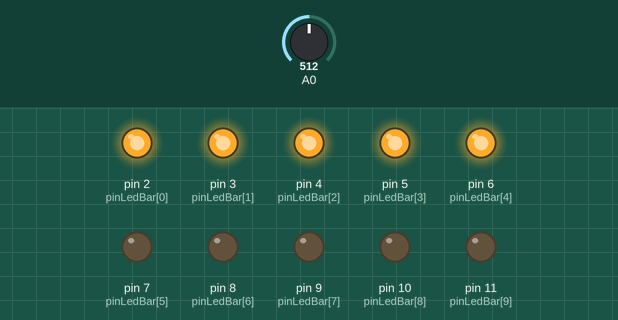
Simulated run of this sketch. Board: Arduino Uno, built with avr-gcc and run on an emulated ATmega328P. Shown: output pins drawn as LEDs (lit = HIGH). The inputs (shaded band) are chosen by the test bench; at power-on: A0 = 512.

Above: at 1.2 s.
1.3 s: A0 set to 602
2.8 s: A0 set to 630
At 3.2 s:
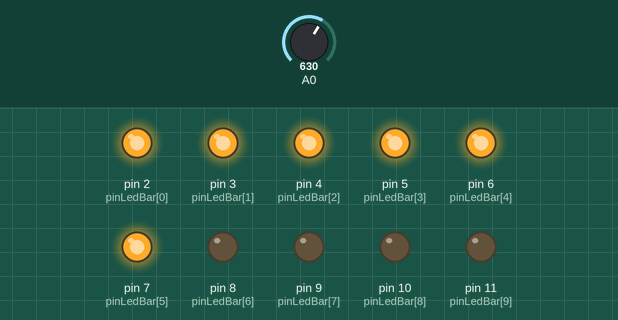
4.3 s: A0 set to 511
At 5.5 s:
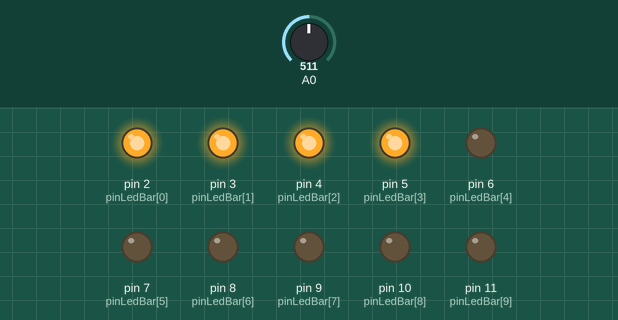
5.8 s: A0 set to 419
7.3 s: A0 set to 401
At 7.7 s:
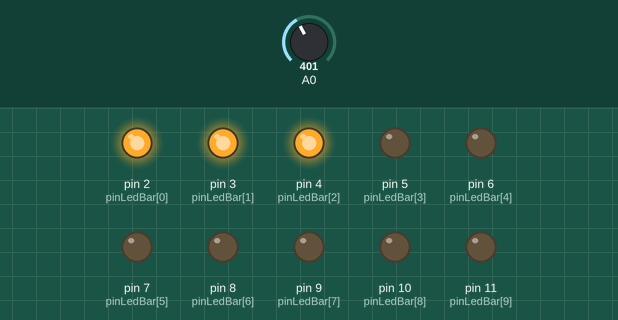
8.8 s: A0 set to 716
At 10.0 s:
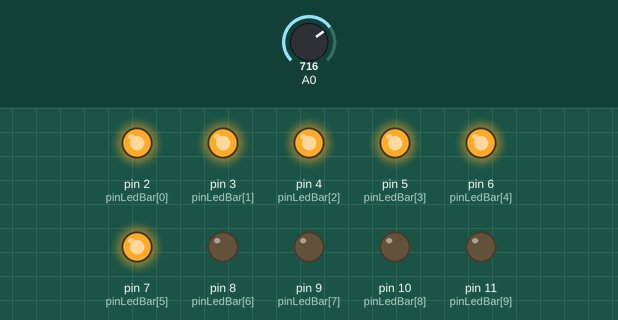
Timing chart, 0 to 11.3 s (numbered marks = the images above; inputs shaded):
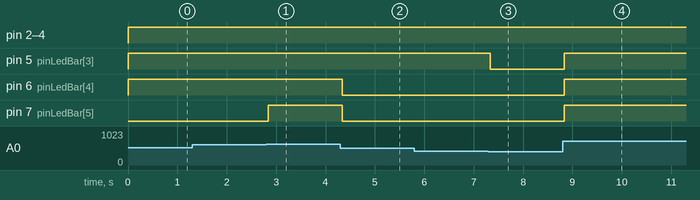

The sketch:

light_sensor.ino
```cpp
/*
  siderkick plus demo
  Light Sensor and LED Bar
  Light Sensor connect to A0
  LED Bar connect to D2~D11
*/

#define LEDNUM      10

const int pinLedBar[10] = {2, 3, 4, 5, 6, 7, 8, 9, 10, 11};           // pin define

void setup()
{
    for(int i=0; i<10; i++)
    {
        pinMode(pinLedBar[i], OUTPUT);
    }
}

void loop()
{
    int lightLevel = getLightLevel();

    setBar(lightLevel);

    delay(50);
}

// get sound sensor value and return level
int getLightLevel()
{

    unsigned int vol_t = 0;

    for(int i=0; i<32; i++)
    {
        vol_t += analogRead(A0);
    }

    vol_t = vol_t>>5;

    vol_t = map(vol_t, 0, 1023, 0, 10);

    return vol_t;

}

// set ler bar
void setBar(int vol_t)
{
    for(int i=0; i<LEDNUM; i++)
    {
        if(i<vol_t)
        {
            digitalWrite(pinLedBar[i], HIGH);
        }
        else
        {
            digitalWrite(pinLedBar[i], LOW);
        }

    }
}
```

Measured:
- the behaviour switches between 613 and 614 on A0 (found by bisection; images 0 and 1)
- the behaviour switches between 410 and 409 on A0 (found by bisection; images 2 and 3)
- after the input at 1.3 s, every drawn part: stays the same
- after the input at 2.8 s, pin 7 (pinLedBar[5]): LOW → HIGH at once
- after the input at 4.3 s, pin 6 (pinLedBar[4]), pin 7 (pinLedBar[5]): HIGH → LOW at once
- after the input at 5.8 s, every drawn part: stays the same
- after the input at 7.3 s, pin 5 (pinLedBar[3]): HIGH → LOW at once
- after the input at 8.8 s, pin 5 (pinLedBar[3]), pin 6 (pinLedBar[4]), pin 7 (pinLedBar[5]): LOW → HIGH at once
